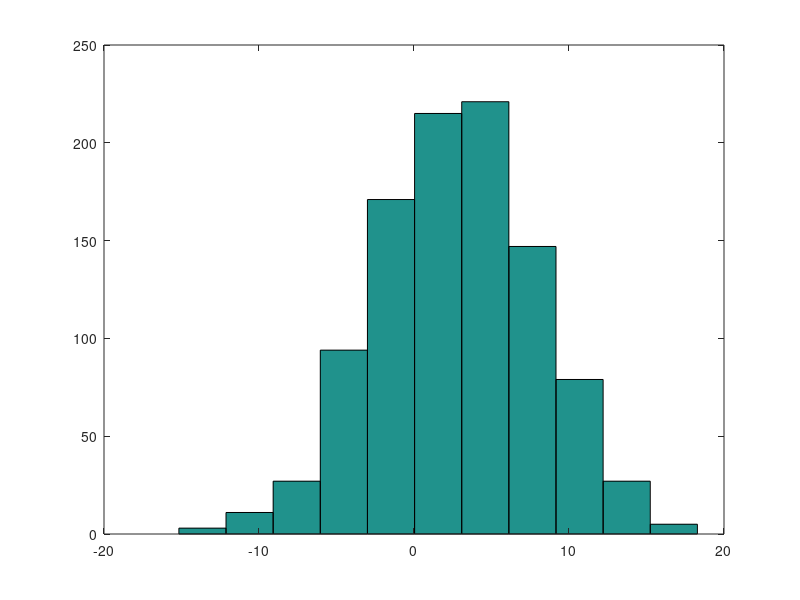

Here is the MATLAB script that generated this plot:
% Module 9.4
% File:  Distributions.m

%%%%%%%%%%%%%%%%%%%%%%%%%%%%%%%
% Statistical Distributions

% Generate 10000 uniformly distributed random numbers between 0.0 and 1.0 and generate histogram with 10 categories
tbl = rand(1,10000);
hist(tbl, 10)

%%%%%%%%%%%%%%%%%%%%%%%%%%%%%%%
% Normal Distributions

% A normal or Gaussian distribution, which statistics frequently employs, has the following probability density function, where mu is the mean and sigma is the standard deviation:
normalPDF = @(mu, sigma, x) exp(-(x - mu).^2/2/sigma^2)/sqrt(2*pi*sigma^2);

% Produce a plot of this function with mean 70 and standard deviation 5
x = 50:0.1:90;
plot(x, normalPDF(70, 5, x))

% One random number from normal distribution with mean 0 and standard deviation 1
r = randn

% Generate 1000 random numbers from normal distribution with mean 0 and standard deviation 1.  Employs r from above.  Display histogram.
tblNormal = randn(1, 1000);
hist(tblNormal, 13)

% Generate 1000 random numbers from normal distribution with 
% mean 3 and standard deviation 5.  
% To do so, multiply the output of randn by the standard 
% deviation, 5, and add the mean, 3.
% Display histogram.
tblNormal = 5 * randn(1, 1000) + 3;
hist(tblNormal, 11);
